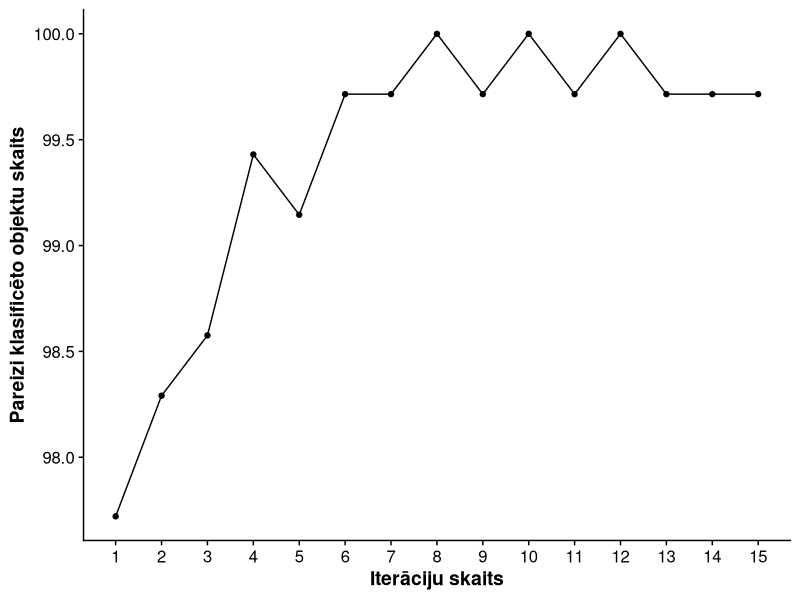
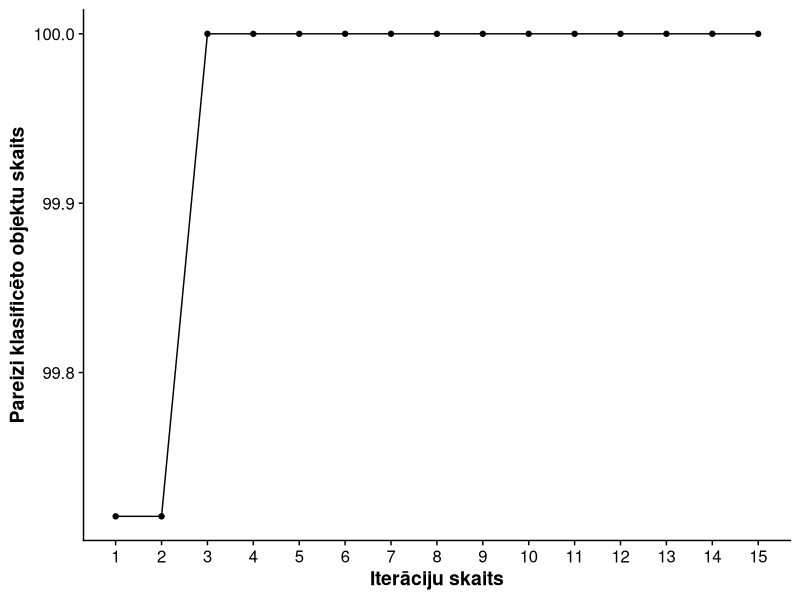
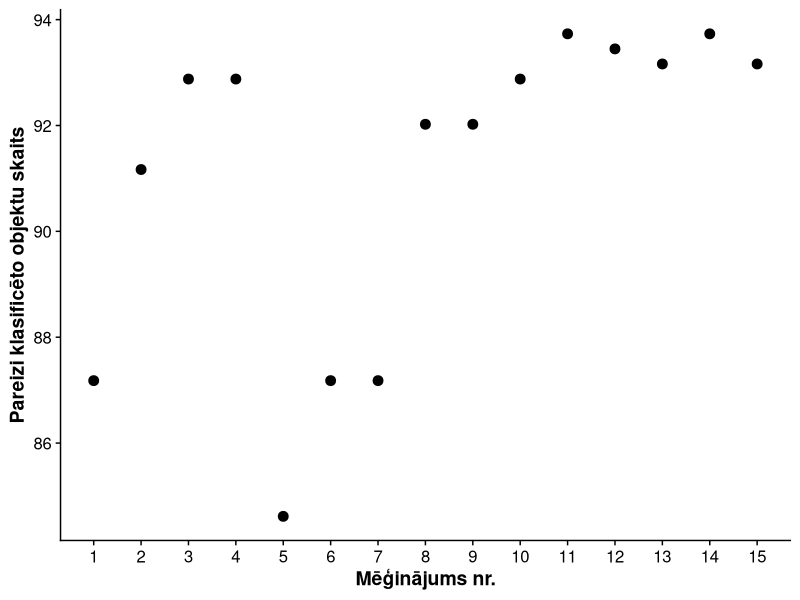
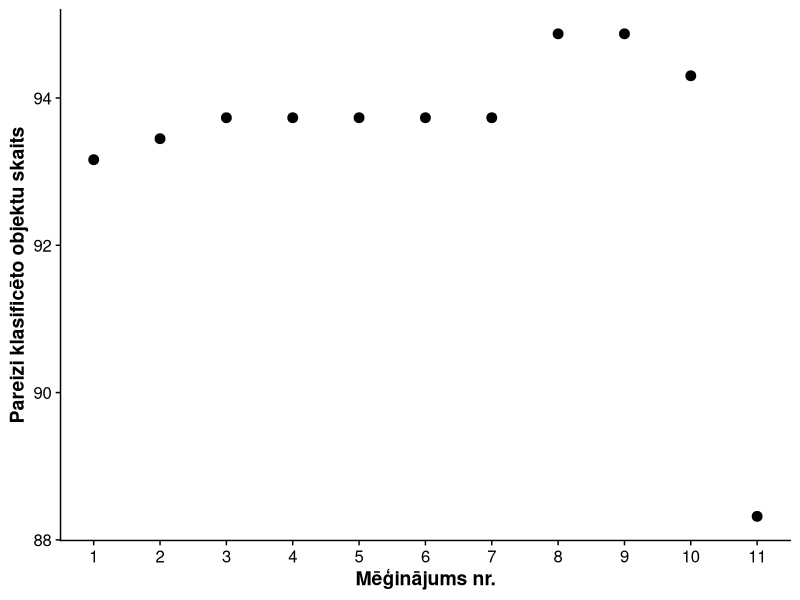

These charts were generated, in order, by the following R code:
## ---- chunk 1
RF1 <- data.frame(
  Iteracijas = c(1, 2, 3, 4, 5, 6, 7, 8, 9, 10, 11, 12, 13, 14, 15),
  Precizitate = c(97.7208, 98.2906, 98.5755, 99.4302, 99.1453, 99.7151, 99.7151, 100, 99.7151, 100, 99.7151, 100, 99.7151, 99.7151, 99.7151)
  )
## ---- chunk 2
library(ggplot2)
library(cowplot)

ggplot(RF1, aes(x = Iteracijas, y = Precizitate)) + 
  geom_line() + 
  geom_point() + 
  scale_x_continuous(breaks = 1:15) + 
  labs(
    x = "Iterāciju skaits", 
    y = "Pareizi klasificēto objektu skaits"
  ) + 
  theme_half_open() +
  theme(
    axis.title.x = element_text(face = "bold"),  
    axis.title.y = element_text(face = "bold")   
  )
## ---- chunk 3
AB1 <- data.frame(
  Iteracijas = c(1, 2, 3, 4, 5, 6, 7, 8, 9, 10, 11, 12, 13, 14, 15),
  Precizitate = c(99.7151, 99.7151, 100, 100, 100, 100, 100, 100, 100, 100, 100, 100, 100, 100, 100)
  )
## ---- chunk 4
ggplot(AB1, aes(x = Iteracijas, y = Precizitate)) + 
  geom_line() + 
  geom_point() + 
  scale_x_continuous(breaks = 1:15) + 
  labs(
    x = "Iterāciju skaits", 
    y = "Pareizi klasificēto objektu skaits"
  ) + 
  theme_half_open() +
  theme(
    axis.title.x = element_text(face = "bold"),  
    axis.title.y = element_text(face = "bold")   
  )
## ---- chunk 5
RF2 <- data.frame(
  Meginajums = c(1, 2, 3, 4, 5, 6, 7, 8, 9, 10, 11, 12, 13, 14, 15),
  Precizitate = c(87.1795, 91.1681, 92.8775, 92.8775, 84.6154, 87.1795, 87.1795, 92.0228, 92.0228, 92.8775, 93.7322, 93.4473, 93.1624, 93.7322, 93.1624)
  )
## ---- chunk 6
ggplot(RF2, aes(x = Meginajums, y = Precizitate)) + 
  geom_point(size = 3) + 
  scale_x_continuous(breaks = 1:15) + 
  labs(
    x = "Mēģinājums nr.", 
    y = "Pareizi klasificēto objektu skaits"
  ) + 
  theme_half_open() +
  theme(
    axis.title.x = element_text(face = "bold"), 
    axis.title.y = element_text(face = "bold")  
  )
## ---- chunk 7
AB2 <- data.frame(
  Meginajums = c(1, 2, 3, 4, 5, 6, 7, 8, 9, 10, 11),
  Precizitate = c(93.1624, 93.4473, 93.7322, 93.7322, 93.7322, 93.7322, 93.7322, 94.8718, 94.8718, 94.302, 88.3191)
  )
## ---- chunk 8
ggplot(AB2, aes(x = Meginajums, y = Precizitate)) + 
  geom_point(size = 3) + 
  scale_x_continuous(breaks = 1:15) + 
  labs(
    x = "Mēģinājums nr.", 
    y = "Pareizi klasificēto objektu skaits"
  ) + 
  theme_half_open() +
  theme(
    axis.title.x = element_text(face = "bold"), 
    axis.title.y = element_text(face = "bold")  
  )
